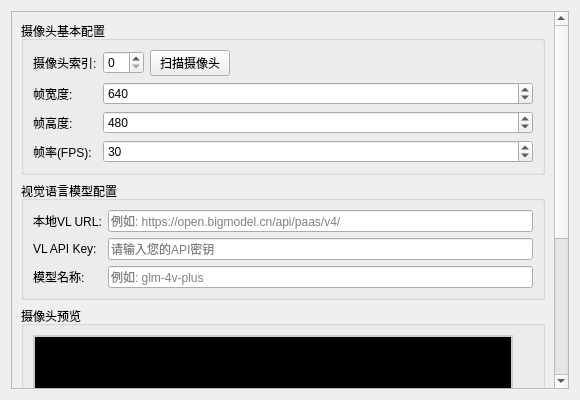
<?xml version="1.0" encoding="UTF-8"?>
<ui version="4.0">
 <class>CameraWidget</class>
 <widget class="QWidget" name="CameraWidget">
  <property name="geometry">
   <rect>
    <x>0</x>
    <y>0</y>
    <width>580</width>
    <height>400</height>
   </rect>
  </property>
  <property name="windowTitle">
   <string>摄像头</string>
  </property>
  <layout class="QVBoxLayout" name="verticalLayout">
   <item>
    <widget class="QScrollArea" name="scrollArea">
     <property name="widgetResizable">
      <bool>true</bool>
     </property>
     <widget class="QWidget" name="scrollAreaWidgetContents">
      <property name="geometry">
       <rect>
        <x>0</x>
        <y>0</y>
        <width>578</width>
        <height>380</height>
       </rect>
      </property>
      <layout class="QVBoxLayout" name="contentLayout">
       <item>
        <widget class="QGroupBox" name="camera_basic_group">
         <property name="title">
          <string>摄像头基本配置</string>
         </property>
         <layout class="QFormLayout" name="basic_layout">
          <item row="0" column="0">
           <widget class="QLabel" name="label_camera_index">
            <property name="text">
             <string>摄像头索引:</string>
            </property>
           </widget>
          </item>
          <item row="0" column="1">
           <layout class="QHBoxLayout" name="camera_index_layout">
            <item>
             <widget class="QSpinBox" name="camera_index_spin">
              <property name="minimum">
               <number>0</number>
              </property>
              <property name="maximum">
               <number>10</number>
              </property>
             </widget>
            </item>
            <item>
             <widget class="QPushButton" name="scan_camera_btn">
              <property name="text">
               <string>扫描摄像头</string>
              </property>
             </widget>
            </item>
            <item>
             <spacer name="horizontalSpacer">
              <property name="orientation">
               <enum>Qt::Horizontal</enum>
              </property>
              <property name="sizeHint" stdset="0">
               <size>
                <width>40</width>
                <height>20</height>
               </size>
              </property>
             </spacer>
            </item>
           </layout>
          </item>
          <item row="1" column="0">
           <widget class="QLabel" name="label_frame_width">
            <property name="text">
             <string>帧宽度:</string>
            </property>
           </widget>
          </item>
          <item row="1" column="1">
           <widget class="QSpinBox" name="frame_width_spin">
            <property name="minimum">
             <number>320</number>
            </property>
            <property name="maximum">
             <number>3840</number>
            </property>
            <property name="singleStep">
             <number>160</number>
            </property>
            <property name="value">
             <number>640</number>
            </property>
           </widget>
          </item>
          <item row="2" column="0">
           <widget class="QLabel" name="label_frame_height">
            <property name="text">
             <string>帧高度:</string>
            </property>
           </widget>
          </item>
          <item row="2" column="1">
           <widget class="QSpinBox" name="frame_height_spin">
            <property name="minimum">
             <number>240</number>
            </property>
            <property name="maximum">
             <number>2160</number>
            </property>
            <property name="singleStep">
             <number>120</number>
            </property>
            <property name="value">
             <number>480</number>
            </property>
           </widget>
          </item>
          <item row="3" column="0">
           <widget class="QLabel" name="label_fps">
            <property name="text">
             <string>帧率(FPS):</string>
            </property>
           </widget>
          </item>
          <item row="3" column="1">
           <widget class="QSpinBox" name="fps_spin">
            <property name="minimum">
             <number>1</number>
            </property>
            <property name="maximum">
             <number>60</number>
            </property>
            <property name="value">
             <number>30</number>
            </property>
           </widget>
          </item>
         </layout>
        </widget>
       </item>
       <item>
        <widget class="QGroupBox" name="vl_group">
         <property name="title">
          <string>视觉语言模型配置</string>
         </property>
         <layout class="QFormLayout" name="vl_layout">
          <item row="0" column="0">
           <widget class="QLabel" name="label_local_vl_url">
            <property name="text">
             <string>本地VL URL:</string>
            </property>
           </widget>
          </item>
          <item row="0" column="1">
           <widget class="QLineEdit" name="local_vl_url_edit">
            <property name="placeholderText">
             <string>例如: https://open.bigmodel.cn/api/paas/v4/</string>
            </property>
           </widget>
          </item>
          <item row="1" column="0">
           <widget class="QLabel" name="label_vl_api_key">
            <property name="text">
             <string>VL API Key:</string>
            </property>
           </widget>
          </item>
          <item row="1" column="1">
           <widget class="QLineEdit" name="vl_api_key_edit">
            <property name="echoMode">
             <enum>QLineEdit::Password</enum>
            </property>
            <property name="placeholderText">
             <string>请输入您的API密钥</string>
            </property>
           </widget>
          </item>
          <item row="2" column="0">
           <widget class="QLabel" name="label_models">
            <property name="text">
             <string>模型名称:</string>
            </property>
           </widget>
          </item>
          <item row="2" column="1">
           <widget class="QLineEdit" name="models_edit">
            <property name="placeholderText">
             <string>例如: glm-4v-plus</string>
            </property>
           </widget>
          </item>
         </layout>
        </widget>
       </item>
       <item>
        <widget class="QGroupBox" name="preview_group">
         <property name="title">
          <string>摄像头预览</string>
         </property>
         <layout class="QVBoxLayout" name="preview_layout">
          <item>
           <widget class="QLabel" name="preview_label">
            <property name="minimumSize">
             <size>
              <width>320</width>
              <height>240</height>
             </size>
            </property>
            <property name="maximumSize">
             <size>
              <width>480</width>
              <height>360</height>
             </size>
            </property>
            <property name="styleSheet">
             <string>border: 2px solid #ccc; background-color: #000;</string>
            </property>
            <property name="text">
             <string>摄像头预览区域
点击刷新预览或更改摄像头索引</string>
            </property>
            <property name="alignment">
             <set>Qt::AlignCenter</set>
            </property>
           </widget>
          </item>
          <item>
           <layout class="QHBoxLayout" name="preview_controls_layout">
            <item>
             <widget class="QPushButton" name="start_preview_btn">
              <property name="text">
               <string>开始预览</string>
              </property>
             </widget>
            </item>
            <item>
             <widget class="QPushButton" name="stop_preview_btn">
              <property name="text">
               <string>停止预览</string>
              </property>
              <property name="enabled">
               <bool>false</bool>
              </property>
             </widget>
            </item>
            <item>
             <spacer name="preview_spacer">
              <property name="orientation">
               <enum>Qt::Horizontal</enum>
              </property>
              <property name="sizeHint" stdset="0">
               <size>
                <width>40</width>
                <height>20</height>
               </size>
              </property>
             </spacer>
            </item>
           </layout>
          </item>
         </layout>
        </widget>
       </item>
       <item>
        <spacer name="verticalSpacer">
         <property name="orientation">
          <enum>Qt::Vertical</enum>
         </property>
         <property name="sizeHint" stdset="0">
          <size>
           <width>20</width>
           <height>20</height>
          </size>
         </property>
        </spacer>
       </item>
      </layout>
     </widget>
    </widget>
   </item>
  </layout>
 </widget>
 <resources/>
 <connections/>
</ui>
